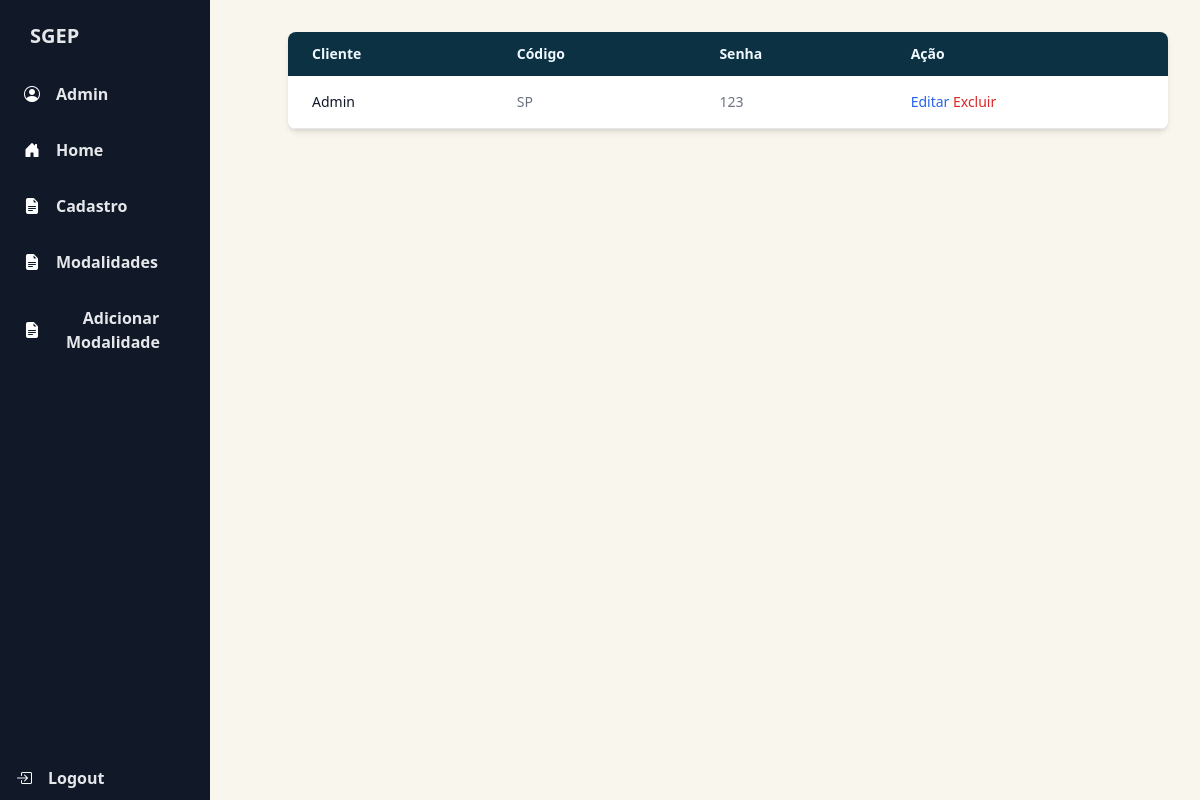
Page /admDashboard.php (signed in) on the earlier database version.
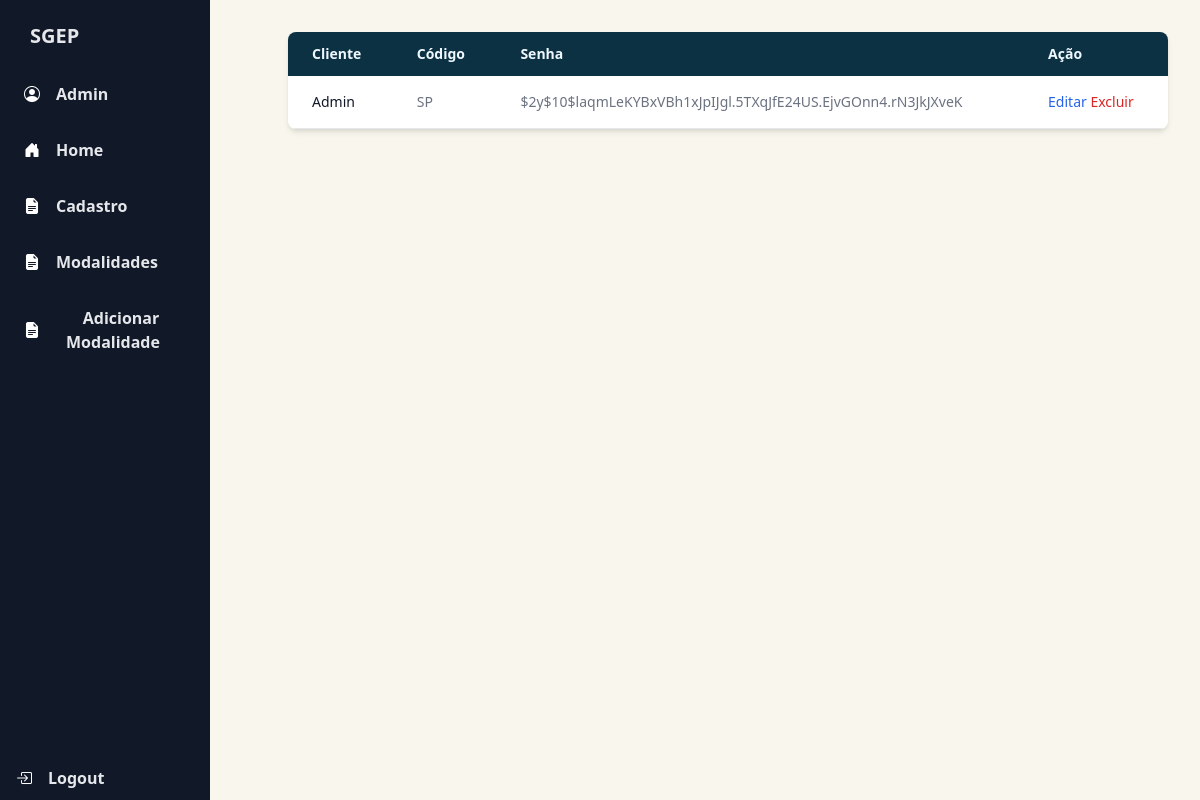
Same page on the later database version.
### tables this page shows
CREATE TABLE USUARIO  
(
 id INTEGER PRIMARY KEY AUTO_INCREMENT,
 ds_email VARCHAR(50) NOT NULL,   
 nm_usuario VARCHAR(50) NOT NULL,   
 ds_senha VARCHAR(255) NOT NULL,
 cd_usuario CHAR(8) NOT NULL,
 sg_tipo CHAR(5) DEFAULT 'USER'
);

### src/controller/conn.php (called while the page is built, shortened)
<?php
    class Conexao{
        private function connectDatabase(){
            try
            {
                $this->db = new PDO('mysql:host='.HOST.';dbname='.DBNAME, USER, PASSWORD);
            }
            catch (PDOException $e)
            {
                echo "Error to connect with Database!".$e->getMessage();
                die();
            }
        }
    }
?>

### src/controller/user.php (called while the page is built, shortened)
<?php
require_once 'conn.php';
class User extends Conexao
{
    protected $db;
    function listarUsuarios()
    {
        $dados = $this->db->query("SELECT * FROM usuario");
        $user = $dados->fetchAll(PDO::FETCH_ASSOC);
        return $user;
    }
    function procurar_user_por_id($id)
    {
        try {
            $find_user = $this->db->prepare("SELECT * FROM usuario WHERE id = ?");
            $find_user->execute([$id]);
            if ($find_user->rowCount() === 1) {
                return $find_user->fetch(PDO::FETCH_OBJ);
            } else {
                return false;
            }
        } catch (PDOException $e) {
            die($e->getMessage());
        }
    }
}

### admDashboard.php (the view, shortened to what this page needs)
<?php
require_once "src/controller/user.php";
$user_obj = new User();
if (isset($_SESSION['user_id']) && isset($_SESSION['email'])) {
    $user_data = $user_obj->procurar_user_por_id($_SESSION['user_id']);
    $list_users = $user_obj->listarUsuarios();
} else {
    header('Location: logout.php');
    exit;
}
?>
<!DOCTYPE html>
<html>
<head>
    <link href="https://cdn.jsdelivr.net/npm/tailwindcss@2.2.7/dist/tailwind.min.css" rel="stylesheet">
    <link rel="stylesheet" href="https://cdn.jsdelivr.net/npm/bootstrap-icons@1.8.0/font/bootstrap-icons.css" />
    <link rel="stylesheet" href="src/css/dashboard.css">
</head>
<body bgcolor="#F9F6ED">
    <span class="absolute text-white text-4xl top-5 left-4 cursor-pointer" onclick="openSidebar()">
    </span>
    <div class="flex">
        <div class="sidebar fixed top-0 bottom-0 lg:left-0 p-2 w-[300px] overflow-y-auto text-center bg-gray-900 sidebar-container">
            <div class="text-gray-100 text-xl">
                <div class="p-2.5 mt-1 flex items-center">
                    <h1 class="font-bold text-gray-200 text-[15px] ml-3">SGEP</h1>
                </div>
            </div>
            <div class="p-2.5 mt-3 flex items-center rounded-md px-4 duration-300 cursor-pointer text-white">
                <i class="bi bi-person-circle"></i>
                <span class="text-[15px] ml-4 text-gray-200 font-bold"><?php echo $user_data->nm_usuario ?></span>
            </div>
            <div class="p-2.5 mt-3 flex items-center rounded-md px-4 duration-300 cursor-pointer hover:bg-blue-600 text-white">
                <i class="bi bi-house-door-fill"></i>
                <a href="admDashboard.php"><span class="text-[15px] ml-4 text-gray-200 font-bold">Home</span></a>
            </div>
            <div class="p-2.5 mt-3 flex items-center rounded-md px-4 duration-300 cursor-pointer hover:bg-blue-600 text-white">
                <i class="bi bi-file-earmark-text-fill"></i>
                <a href="cadastro.php"><span class="text-[15px] ml-4 text-gray-200 font-bold">Cadastro</span></a>
            </div>
            <div class="p-2.5 mt-3 flex items-center rounded-md px-4 duration-300 cursor-pointer hover:bg-blue-600 text-white">
                <i class="bi bi-file-earmark-text-fill"></i>
                <a href="modalidades.php"><span class="text-[15px] ml-4 text-gray-200 font-bold">Modalidades</span></a>
            </div>
            <div class="p-2.5 mt-3 flex items-center rounded-md px-4 duration-300 cursor-pointer hover:bg-blue-600 text-white">
                <i class="bi bi-file-earmark-text-fill"></i>
                <a href="cadastroModalidade.php"><span class="text-[15px] ml-4 text-gray-200 font-bold">Adicionar Modalidade</span></a>
            </div>
            <div class="p-2.5 mt-3 flex items-center rounded-md px-4 duration-300 cursor-pointer hover:bg-blue-600 text-white" style="position: absolute; bottom: 0; left: 0;">
                <i class="bi bi-box-arrow-in-right"></i>
                <a href="logout.php"><span class="text-[15px] ml-4 text-gray-200 font-bold">Logout</span></a>
            </div>
        </div>
    </div>
    <div class="flex-1 ml-64 p-8">
        <div class="relative overflow-x-auto shadow-md sm:rounded-lg">
            <table class="w-full text-sm text-left text-gray-500 dark:text-gray-400">
                <tr style="background-color: #0B3142; color:aliceblue;">
                    <th scope="col" class="px-6 py-3">
                        Cliente
                    </th>
                    <th scope="col" class="px-6 py-3">
                        Código
                    </th>
                    <th scope="col" class="px-6 py-3">
                        Senha
                    </th>
                    <th scope="col" class="px-6 py-3">
                        Ação
                    </th>
                </tr>
                <tbody>
                    <?php foreach ($list_users as $user) : ?>
                        <tr class="bg-white border-b dark:bg-gray-800 dark:border-gray-700 hover:bg-gray-50 dark:hover:bg-gray-600">
                            <th scope="row" class="px-6 py-4 font-medium text-gray-900 whitespace-nowrap dark:text-white">
                                <?= $user["nm_usuario"] ?>
                            </th>
                            <td class="px-6 py-4">
                                <?= $user["cd_usuario"] ?>
                            </td>
                            <td class="px-6 py-4">
                                <?= $user["ds_senha"] ?>
                            </td>
                            <td class="px-6 py-4">
                                <a href="atualiza.php?id=<?= $user['id'] ?>" class="font-medium text-blue-600 dark:text-blue-500 hover:underline" type="button">Editar</a>
                                <a href="delete.php?id=<?= $user['id'] ?>" class="font-medium text-red-600 dark:text-red-500 hover:underline" type="button">Excluir</a>
                            </td>
                        </tr>
                    <?php endforeach; ?>
                </tbody>
            </table>
        </div>
    </div>
</body>
</html>

### src/css/dashboard.css (style rules this page uses)
table { width: 100%; }
.sidebar-container { width: 210px; }

Differences in the rows shown:
changed usuario "Admin": ds_senha "123" → "$2y$10$laqmLeKYBxVBh1xJpIJgl.5TXqJfE24US.EjvGOnn4.rN3JkJXveK"
